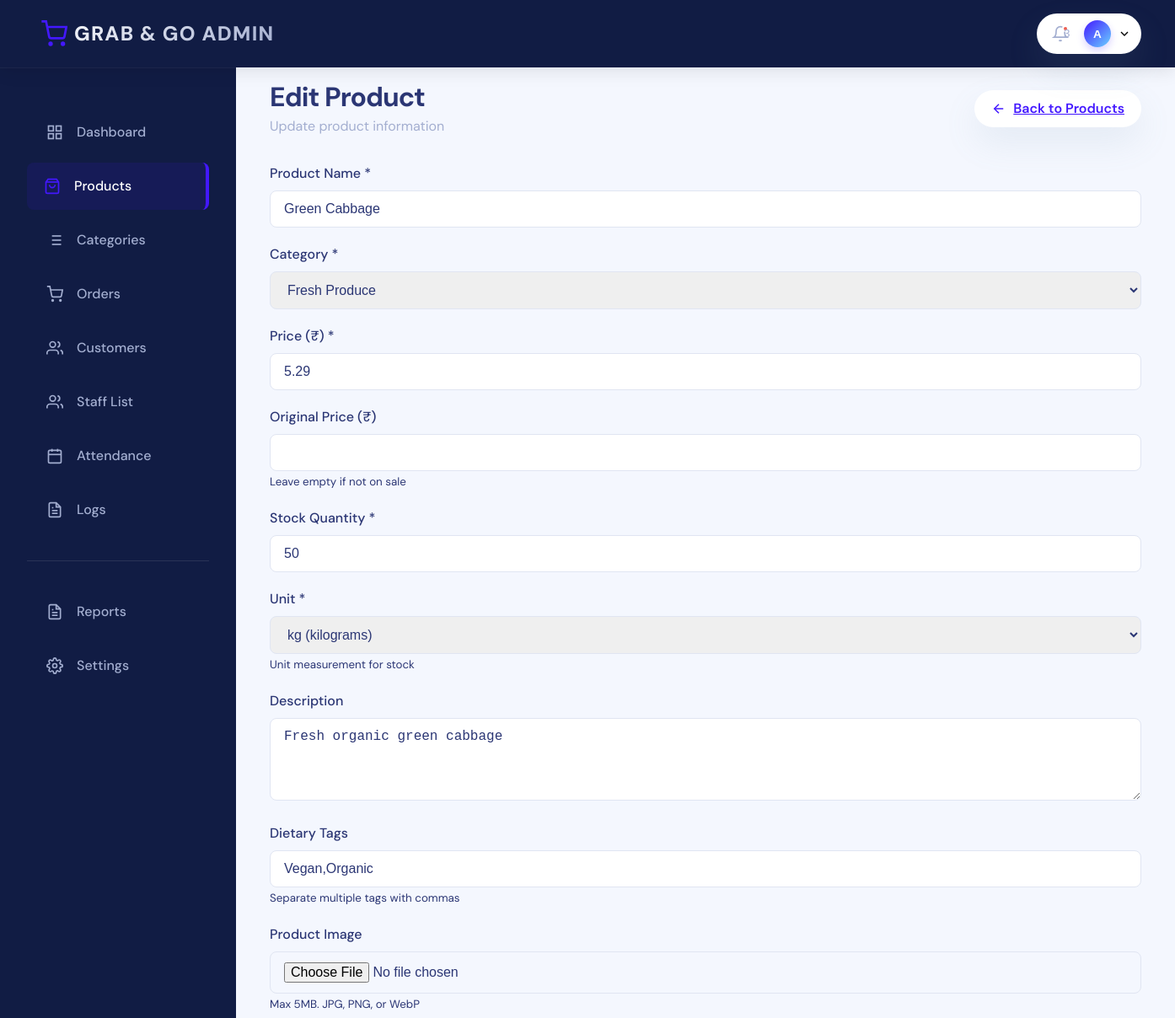
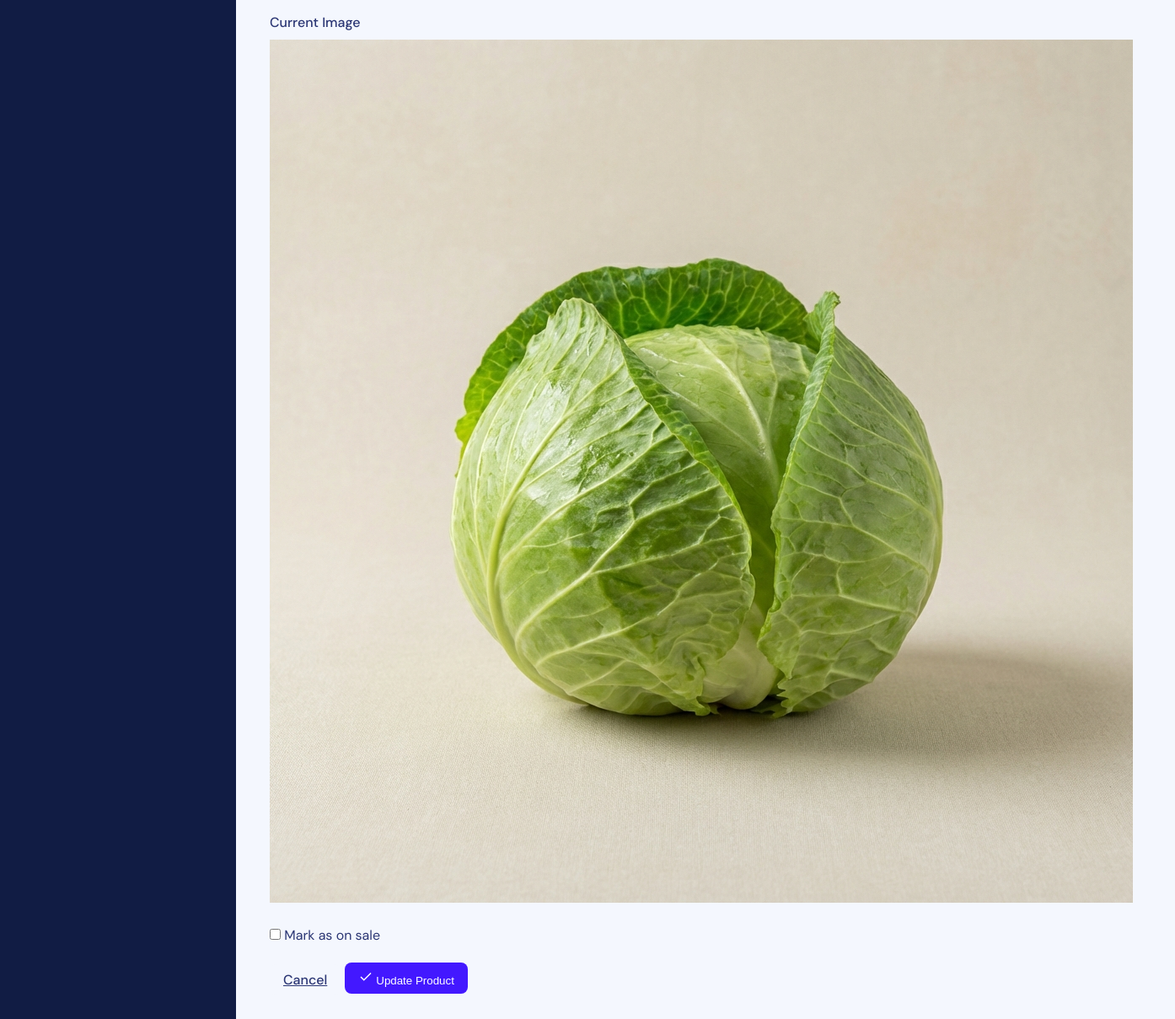
Page /admin/edit_product.php?id=1 (signed in) on the committed database (2 pictures, top to bottom).
### tables this page shows
CREATE TABLE IF NOT EXISTS products (
    id INT PRIMARY KEY AUTO_INCREMENT,
    name VARCHAR(255) NOT NULL,
    category_id INT,
    price DECIMAL(10,2) NOT NULL,
    original_price DECIMAL(10,2),
    stock INT DEFAULT 0,
    unit VARCHAR(50) DEFAULT 'units',
    image_url VARCHAR(255),
    description TEXT,
    dietary_tags VARCHAR(255),
    is_sale BOOLEAN DEFAULT FALSE,
    created_at TIMESTAMP DEFAULT CURRENT_TIMESTAMP,
    updated_at TIMESTAMP DEFAULT CURRENT_TIMESTAMP ON UPDATE CURRENT_TIMESTAMP,
    FOREIGN KEY (category_id) REFERENCES categories(id) ON DELETE SET NULL,
    INDEX idx_category (category_id),
    INDEX idx_price (price),
    INDEX idx_sale (is_sale)
);

CREATE TABLE IF NOT EXISTS categories (
    id INT PRIMARY KEY AUTO_INCREMENT,
    name VARCHAR(100) NOT NULL,
    icon VARCHAR(50),
    display_order INT DEFAULT 0,
    created_at TIMESTAMP DEFAULT CURRENT_TIMESTAMP,
    INDEX idx_display_order (display_order)
);

### admin/edit_product.php (the view, shortened to what this page needs)
<?php
require_once 'admin_middleware.php';
$product_id = isset($_GET['id']) ? intval($_GET['id']) : 0;
$stmt = $conn->prepare("SELECT * FROM products WHERE id = ?");
$stmt->bind_param("i", $product_id);
$stmt->execute();
$result = $stmt->get_result();
$product = $result->fetch_assoc();
require_once 'header.php';
$categories_result = $conn->query("SELECT id, name FROM categories ORDER BY display_order");
?>
<?php require_once 'sidebar.php'; ?>
<main class="admin-main">
    <div class="admin-container">
        <div class="page-header">
            <div>
                <h1>Edit Product</h1>
                <p class="text-secondary">Update product information</p>
            </div>
            <div class="page-actions">
                <a href="products.php" class="btn btn-secondary">
                    <svg width="18" height="18" viewBox="0 0 24 24" fill="none" stroke="currentColor" stroke-width="2">
                        <line x1="19" y1="12" x2="5" y2="12"></line>
                        <polyline points="12 19 5 12 12 5"></polyline>
                    </svg>
                    Back to Products
                </a>
            </div>
        </div>
        <div class="form-card">
            <form method="POST" enctype="multipart/form-data" id="productForm">
                <div class="form-grid">
                    <div class="form-group form-group-full">
                        <label for="name" class="form-label">Product Name *</label>
                        <input
                            type="text"
                            id="name"
                            name="name"
                            class="form-input"
                            required
                            value="<?php echo htmlspecialchars($product['name']); ?>"
                        >
                    </div>
                    <div class="form-group">
                        <label for="category_id" class="form-label">Category *</label>
                        <select id="category_id" name="category_id" class="form-input" required>
                            <?php while ($category = $categories_result->fetch_assoc()): ?>
                                <option value="<?php echo $category['id']; ?>" <?php echo $category['id'] == $product['category_id'] ? 'selected' : ''; ?>>
                                    <?php echo htmlspecialchars($category['name']); ?>
                                </option>
                            <?php endwhile; ?>
                        </select>
                    </div>
                    <div class="form-group">
                        <label for="price" class="form-label">Price (₹) *</label>
                        <input
                            type="number"
                            id="price"
                            name="price"
                            class="form-input"
                            step="0.01"
                            min="0"
                            required
                            value="<?php echo $product['price']; ?>"
                        >
                    </div>
                    <div class="form-group">
                        <label for="original_price" class="form-label">Original Price (₹)</label>
                        <input
                            type="number"
                            id="original_price"
                            name="original_price"
                            class="form-input"
                            step="0.01"
                            min="0"
                            value="<?php echo $product['original_price']; ?>"
                        >
                        <small class="form-hint">Leave empty if not on sale</small>
                    </div>
                    <div class="form-group">
                        <label for="stock" class="form-label">Stock Quantity *</label>
                        <input
                            type="number"
                            id="stock"
                            name="stock"
                            class="form-input"
                            min="0"
                            required
                            value="<?php echo $product['stock']; ?>"
                        >
                    </div>
                    <div class="form-group">
                        <label for="unit" class="form-label">Unit *</label>
                        <select id="unit" name="unit" class="form-input" required>
                            <option value="kg" <?php echo ($product['unit'] ?? '') == 'kg' ? 'selected' : ''; ?>>kg (kilograms)</option>
                        </select>
                        <small class="form-hint">Unit measurement for stock</small>
                    </div>
                    <div class="form-group form-group-full">
                        <label for="description" class="form-label">Description</label>
                        <textarea
                            id="description"
                            name="description"
                            class="form-input"
                            rows="4"
                        ><?php echo htmlspecialchars($product['description']); ?></textarea>
                    </div>
                    <div class="form-group">
                        <label for="dietary_tags" class="form-label">Dietary Tags</label>
                        <input
                            type="text"
                            id="dietary_tags"
                            name="dietary_tags"
                            class="form-input"
                            value="<?php echo htmlspecialchars($product['dietary_tags']); ?>"
                        >
                        <small class="form-hint">Separate multiple tags with commas</small>
                    </div>
                    <div class="form-group">
                        <label for="image" class="form-label">Product Image</label>
                        <input
                            type="file"
                            id="image"
                            name="image"
                            class="form-input"
                            accept="image/jpeg,image/png,image/webp"
                            onchange="previewImage(this)"
                        >
                        <small class="form-hint">Max 5MB. JPG, PNG, or WebP</small>
                    </div>
                    <div class="form-group form-group-full">
                        <label class="form-label">Current Image</label>
                        <div class="image-preview" id="imagePreview">
                            <?php if (!empty($product['image_url'])): ?>
                                <img
                                    id="previewImg"
                                    src="../<?php echo htmlspecialchars($product['image_url']); ?>"
                                    alt="Product Image"
                                    onerror="this.onerror=null; this.src='../images/placeholder.jpg'"
                                >
                            <?php endif; ?>
                        </div>
                    </div>
                    <div class="form-group form-group-full">
                        <label class="checkbox-label">
                            <input type="checkbox" id="is_sale" name="is_sale" <?php echo $product['is_sale'] ? 'checked' : ''; ?>>
                            <span>Mark as on sale</span>
                        </label>
                    </div>
                </div>
                <div class="form-actions">
                    <a href="products.php" class="btn btn-secondary">Cancel</a>
                    <button type="submit" class="btn btn-primary">
                        <svg width="18" height="18" viewBox="0 0 24 24" fill="none" stroke="currentColor" stroke-width="2">
                            <polyline points="20 6 9 17 4 12"></polyline>
                        </svg>
                        Update Product
                    </button>
                </div>
            </form>
        </div>
    </div>
</main>
<?php require_once 'footer.php'; ?>

### css/design-system.css (style rules this page uses)
:root { --color-primary: #00D563; --color-primary-dark: #00B854; --color-primary-light: #33DE82; --color-dark-green: #1A4D2E; --color-dark-green-overlay: rgba(26, 77, 46, 0.9); --color-text-primary: #1A1A1A; --color-text-secondary: #666666; --color-text-light: #999999; --color-text-white: #FFFFFF; --color-bg-primary: #FFFFFF; --color-bg-secondary: #F5F5F5; --color-bg-light: #FAFAFA; --color-border: #E0E0E0; --color-border-light: #F0F0F0; --color-error: #FF4444; --color-success: #00D563; --color-warning: #FFA500; --color-sale-red: #FF4444; --color-sale-bg: #FFE5E5; --font-family: 'Inter', -apple-system, BlinkMacSystemFont, 'Segoe UI', sans-serif; --font-size-xs: 12px; --font-size-sm: 14px; --font-size-base: 16px; --font-size-lg: 18px; --font-size-xl: 20px; --font-size-2xl: 24px; --font-size-3xl: 32px; --font-size-4xl: 40px; --font-size-5xl: 48px; --font-weight-normal: 400; --font-weight-medium: 500; --font-weight-semibold: 600; --font-weight-bold: 700; --line-height-tight: 1.2; --line-height-normal: 1.5; --line-height-relaxed: 1.75; --spacing-xs: 4px; --spacing-sm: 8px; --spacing-md: 16px; --spacing-lg: 24px; --spacing-xl: 32px; --spacing-2xl: 48px; --spacing-3xl: 64px; --spacing-4xl: 80px; --radius-sm: 4px; --radius-md: 8px; --radius-lg: 12px; --radius-xl: 16px; --radius-full: 9999px; --shadow-sm: 0 1px 2px rgba(0, 0, 0, 0.05); --shadow-md: 0 4px 6px rgba(0, 0, 0, 0.07); --shadow-lg: 0 10px 15px rgba(0, 0, 0, 0.1); --shadow-xl: 0 20px 25px rgba(0, 0, 0, 0.15); --transition-fast: 150ms ease; --transition-base: 250ms ease; --transition-slow: 350ms ease; --z-dropdown: 1000; --z-sticky: 1020; --z-fixed: 1030; --z-modal-backdrop: 1040; --z-modal: 1050; --z-popover: 1060; --z-tooltip: 1070; }
* { margin: 0; padding: 0; box-sizing: border-box; }
html { font-size: 16px; -webkit-font-smoothing: antialiased; -moz-osx-font-smoothing: grayscale; }
body { font-family: var(--font-family); font-size: var(--font-size-base); font-weight: var(--font-weight-normal); line-height: var(--line-height-normal); color: var(--color-text-primary); background-color: var(--color-bg-primary); }
h1, h2, h3, h4, h5, h6 { font-weight: var(--font-weight-semibold); line-height: var(--line-height-tight); color: var(--color-text-primary); }
h1 { font-size: var(--font-size-5xl); }
.text-secondary { color: var(--color-text-secondary); }

### rows in the picture
products: name "Green Cabbage", category_id "Fresh Produce", price "5.29", stock "50", unit "kg (kilograms)", description "Fresh organic green cabbage", dietary_tags "Vegan,Organic", image_url (picture)

### other values in the picture
substr($_SESSION['full_name'] ?? 'A', 0, 1) "A"
